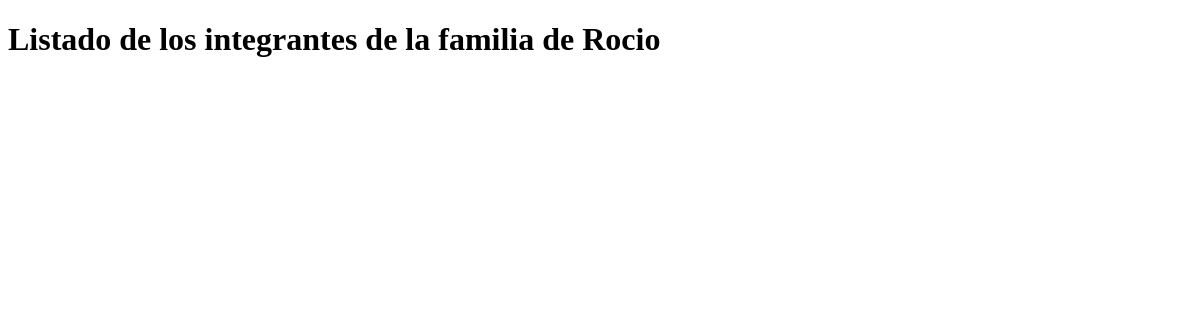
Before: /listar-familiar/ with the older database file.
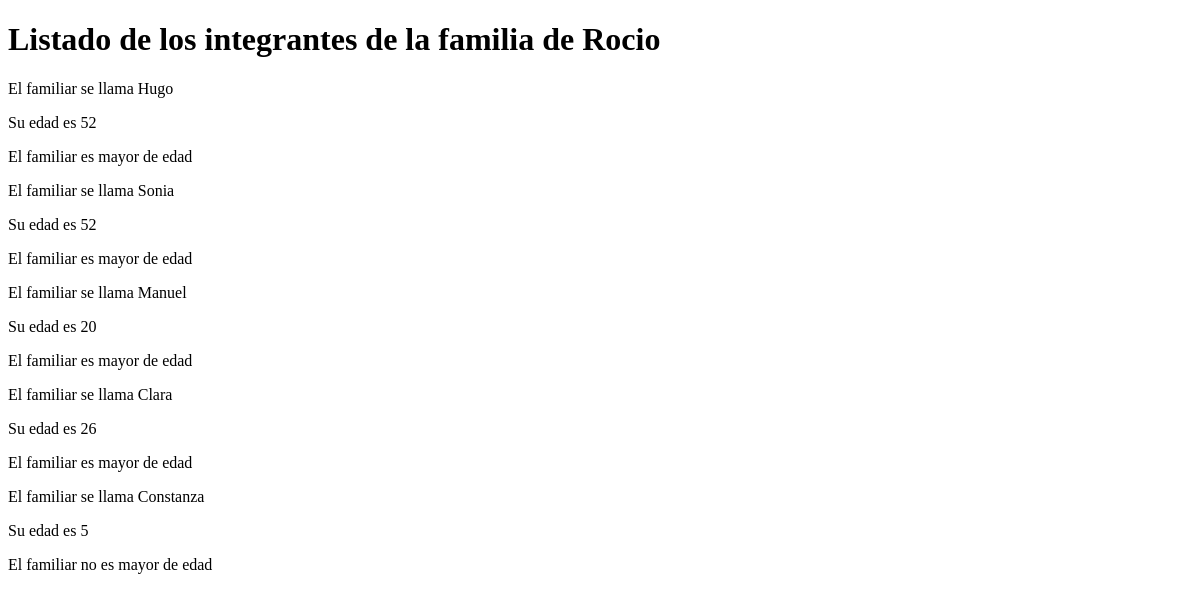
After: the same page with the newer database file.
### familia_app/models.py (models this page shows)
class Familia (models.Model):
    nombre = models.CharField(max_length= 20)
    edad = models.IntegerField()
    mayor_edad = models.BooleanField()

### familia_app/views.py (the view)
def listar_familiar (requets):
    familiares = Familia.objects.all()
    context = {
        'lista_familiares' : familiares
    }
    return render (requets, 'lista_familiares.html', context=context)

### templates/lista_familiares.html (shortened to what this page needs)
<!DOCTYPE html>
<html lang="en">
<head>
</head>
<body>
    <h1>Listado de los integrantes de la familia de Rocio</h1>
    {% for familiar in lista_familiares %}
        <p> El familiar se llama {{familiar.nombre}}</p>
        <p> Su edad es {{familiar.edad}} </p>
        {% if familiar.mayor_edad == True %}
        <p> El familiar es mayor de edad </p>
        {%else%}
        <p> El familiar no es mayor de edad </p>
        {%endif%}
    {% endfor %}
</body>
</html>

Changed rows visible on the page:
added Familia: nombre "Hugo", edad "52", mayor_edad "El familiar es mayor de edad"
added Familia: nombre "Sonia", edad "52", mayor_edad "El familiar es mayor de edad"
added Familia: nombre "Manuel", edad "20", mayor_edad "El familiar es mayor de edad"
added Familia: nombre "Clara", edad "26", mayor_edad "El familiar es mayor de edad"
added Familia: nombre "Constanza", edad "5", mayor_edad "El familiar no es mayor de edad"
